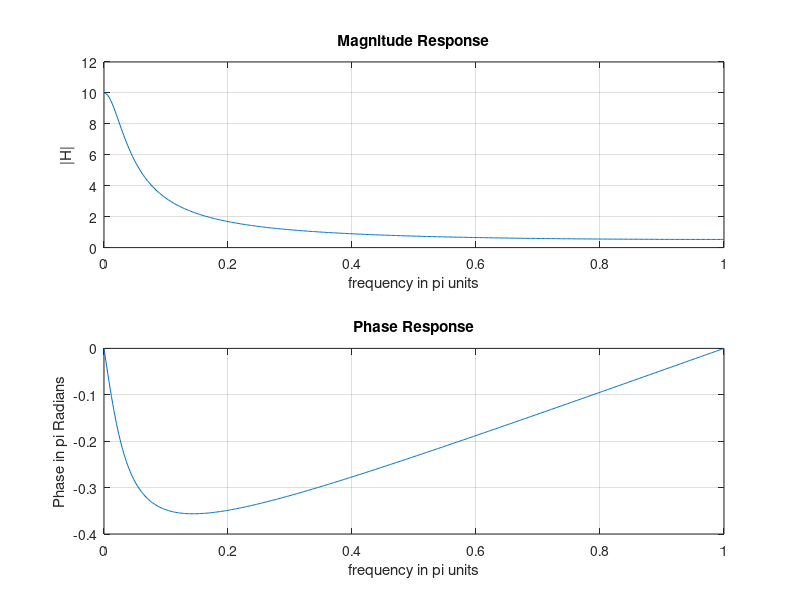

This figure's MATLAB source:
w = [0:1:500] * pi / 500;   % [0, pi] axis divided into 501 points
H = exp(1j * w) ./ (exp(1j * w) - 0.9 * ones(1, 501));
magH = abs(H); angH = angle(H);
subplot(2, 1, 1); plot(w / pi, magH); grid;
xlabel("frequency in pi units"); ylabel("|H|");
title("Magnitude Response");
subplot(2, 1, 2); plot(w/pi, angH/pi); grid
xlabel("frequency in pi units"); ylabel("Phase in pi Radians");
title("Phase Response");